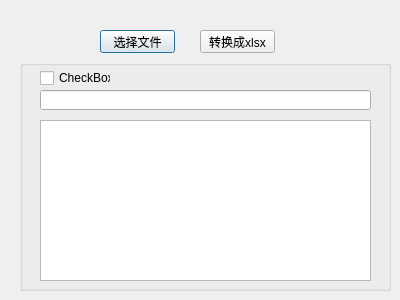
<?xml version="1.0" encoding="UTF-8"?>
<ui version="4.0">
 <class>Dialog</class>
 <widget class="QDialog" name="Dialog">
  <property name="geometry">
   <rect>
    <x>0</x>
    <y>0</y>
    <width>400</width>
    <height>300</height>
   </rect>
  </property>
  <property name="windowTitle">
   <string>Dialog</string>
  </property>
  <widget class="QGroupBox" name="groupBox">
   <property name="geometry">
    <rect>
     <x>20</x>
     <y>60</y>
     <width>371</width>
     <height>231</height>
    </rect>
   </property>
   <property name="title">
    <string/>
   </property>
   <widget class="QTextEdit" name="textEdit">
    <property name="geometry">
     <rect>
      <x>20</x>
      <y>60</y>
      <width>331</width>
      <height>161</height>
     </rect>
    </property>
   </widget>
   <widget class="QLineEdit" name="lineEdit">
    <property name="geometry">
     <rect>
      <x>20</x>
      <y>30</y>
      <width>331</width>
      <height>20</height>
     </rect>
    </property>
   </widget>
   <widget class="QCheckBox" name="checkBox">
    <property name="geometry">
     <rect>
      <x>20</x>
      <y>10</y>
      <width>71</width>
      <height>16</height>
     </rect>
    </property>
    <property name="text">
     <string>CheckBox</string>
    </property>
   </widget>
  </widget>
  <widget class="QPushButton" name="button_choice">
   <property name="geometry">
    <rect>
     <x>100</x>
     <y>30</y>
     <width>75</width>
     <height>23</height>
    </rect>
   </property>
   <property name="text">
    <string>选择文件</string>
   </property>
  </widget>
  <widget class="QPushButton" name="button_cover">
   <property name="geometry">
    <rect>
     <x>200</x>
     <y>30</y>
     <width>75</width>
     <height>23</height>
    </rect>
   </property>
   <property name="text">
    <string>转换成xlsx</string>
   </property>
  </widget>
 </widget>
 <resources/>
 <connections>
  <connection>
   <sender>button_choice</sender>
   <signal>clicked()</signal>
   <receiver>Dialog</receiver>
   <slot>accept()</slot>
   <hints>
    <hint type="sourcelabel">
     <x>137</x>
     <y>41</y>
    </hint>
    <hint type="destinationlabel">
     <x>199</x>
     <y>149</y>
    </hint>
   </hints>
  </connection>
  <connection>
   <sender>button_cover</sender>
   <signal>clicked()</signal>
   <receiver>Dialog</receiver>
   <slot>accept()</slot>
   <hints>
    <hint type="sourcelabel">
     <x>237</x>
     <y>41</y>
    </hint>
    <hint type="destinationlabel">
     <x>199</x>
     <y>149</y>
    </hint>
   </hints>
  </connection>
 </connections>
</ui>
